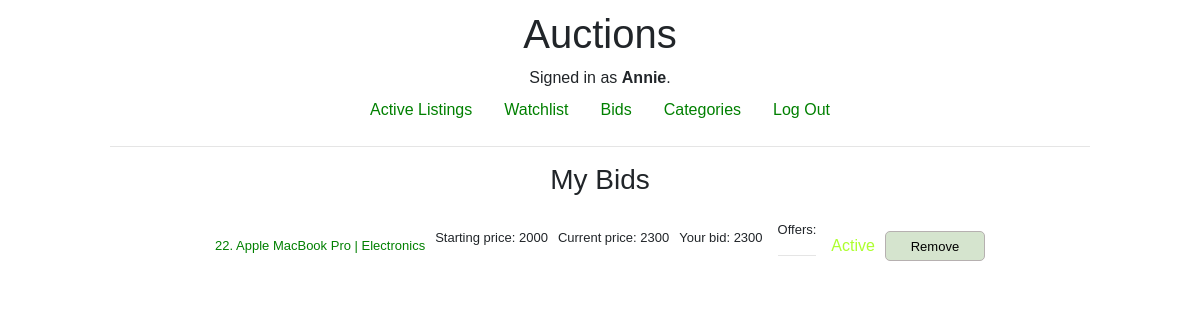
The page /bid (signed in) on the database its author committed.
### auctions/models.py (models this page shows, shortened)
class User(AbstractUser):
    pass

class Bid(models.Model):
    listing = models.ForeignKey(Listing, on_delete=models.CASCADE)
    user = models.ForeignKey(User, on_delete=models.CASCADE)
    amount = models.IntegerField()
    time = models.DateTimeField(default=timezone.now)

class Listing(models.Model):
    name = models.CharField(max_length=20)
    description = models.TextField(default="")
    category = models.CharField(max_length=20, null=True)
    image = models.CharField(max_length=100, null=True)
    starting_price = models.IntegerField()
    current_price = models.IntegerField(null=True)
    posted_by = models.ForeignKey(User, on_delete=models.CASCADE, default='')
    bidding = models.BooleanField(default=True)

### auctions/views.py (the view, shortened to what this page needs)
# urls.py: path("bid", views.bid, name="bid"),
def bid(request):
    user = request.user
    if user.is_authenticated:
        bids = Bid.objects.filter(user = User.objects.get(id = user.id))
        other_bids = Bid.objects.exclude(user = User.objects.get(id = user.id))
        return render(request, "auctions/bids.html", {
            "bids": bids.order_by("-id"),
            "others": other_bids.order_by('-amount')
        })
    return render(request, "auctions/bids.html")

### auctions/templates/auctions/bids.html (shortened to what this page needs)
{% extends "auctions/layout.html" %}
{% block body %}
<h3>My Bids</h3>
{% if user.is_authenticated %}
{% for bid in bids %}
<div class="bids-item">
    <span style="font-size: small; color: grey;"><a href="{% url 'listing' bid.listing.id %}">{{ bid.id }}. {{ bid.listing.name}} | {{ bid.listing.category }}</a></span>
    <p style="font-size: small">Starting price: {{bid.listing.starting_price}}</p>
    <p style="font-size: small">Current price: {{ bid.listing.current_price}}</p>
    <p style="font-size: small">Your bid: {{ bid.amount }}</p>
    <div style="text-align: center; margin: 5px;">
        <p style="font-size: small">Offers: </p>
        {% for each in others %}
        <hr>
        {% endfor %}
    </div>
    {% if bid.listing.bidding%}
    <span style="color:greenyellow">Active</span>
    {% else %}
    <p style="color: red; font-size: small;">Closed. Final price: <span style="color: black;">${{ bid.listing.current_price }}</span></p>
    {% endif %}
    <form action = "{% url 'bid' %}" method="post">
        <button type="submit" name="action" value="delete">Remove </button>
    </form>
</div>
{% endfor%}
{% else %}
<p style="font-size: small;">Please <a href="{% url 'login' %}">sign in </a>to see your bids!</p>
{% endif %}
{% endblock body%}

### auctions/templates/auctions/layout.html (shortened to what this page needs)
{% load static %}
<!DOCTYPE html>
<html lang="en">
    <head>
        <link rel="stylesheet" href="https://stackpath.bootstrapcdn.com/bootstrap/4.4.1/css/bootstrap.min.css">
        <link href="{% static 'auctions/styles.css' %}" rel="stylesheet">
    </head>
    <body>
        <div class="container">
        <h1>Auctions</h1>
        <div>
            {% if user.is_authenticated %}
                Signed in as <strong>{{ user.username }}</strong>.
            {% else %}
                Not signed in.
            {% endif %}
        </div>
        <ul class="nav">
            <li class="nav-item">
                <a class="nav-link" href="{% url 'index' %}">Active Listings</a>
            </li>
            <li class="nav-item">
                <a class="nav-link" href="{% url 'watchlist' %}">Watchlist</a>
            </li>
            <li class="nav-item">
                <a class="nav-link" href="{% url 'bid' %}">Bids</a>
            </li>
            <li class="nav-item">
                <a class="nav-link" href="{% url 'category' %}">Categories</a>
            </li>
            {% if user.is_authenticated %}
                <li class="nav-item">
                    <a class="nav-link" href="{% url 'logout' %}">Log Out</a>
                </li>
            {% endif %}
        </ul>
        <hr>
        {% block body %}
        {% endblock %}
    </body>
</html>

### auctions/static/auctions/styles.css (style rules this page uses)
.container { display: flex; flex-direction: column; padding: 10px; font-family: Arial, Helvetica, sans-serif; width:1000px; align-items: center; }
button { padding: 5px; border-radius: 5px; border: solid 0.5px rgb(182, 176, 176); background-color: rgb(213, 228, 206); width: 100px; height: 30px; font-size: small; }
hr { width: 100%; }
.nav a, .item a, .bids-item a, .category-item a { color: green; text-decoration: none; }
.bids-item { display: flex; flex-direction: row; flex-wrap: wrap; gap: 10px; padding: 10px; width: 100%; justify-content: center; align-items: center; }

### rows shown on the page
User: username "Annie"
Bid: id "22", listing.name "Apple MacBook Pro", listing.category "Electronics", listing.starting_price "2000", listing.current_price "2300", amount "2300", shows "Active"
